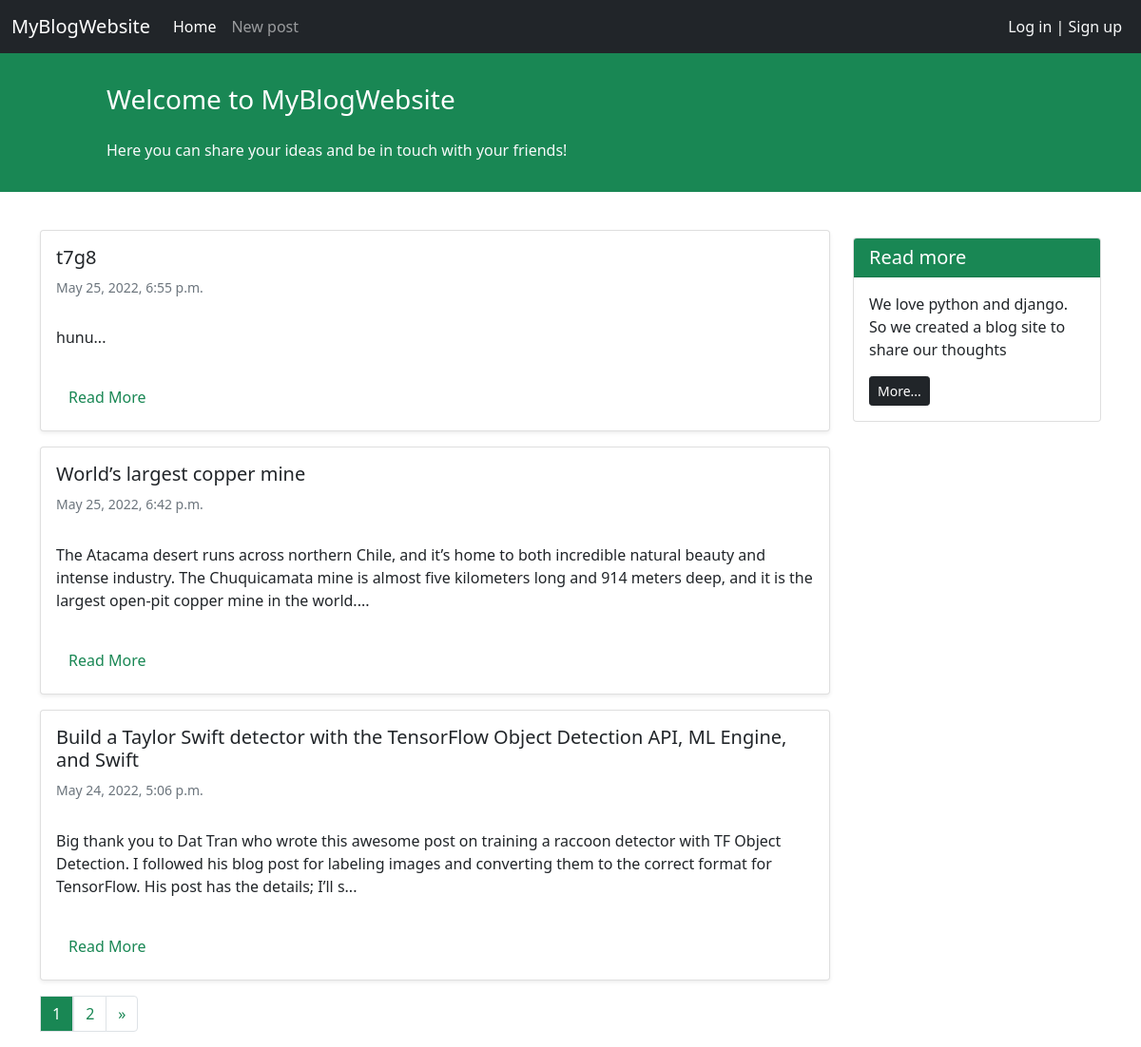
/, run on an earlier commit of the app's database.
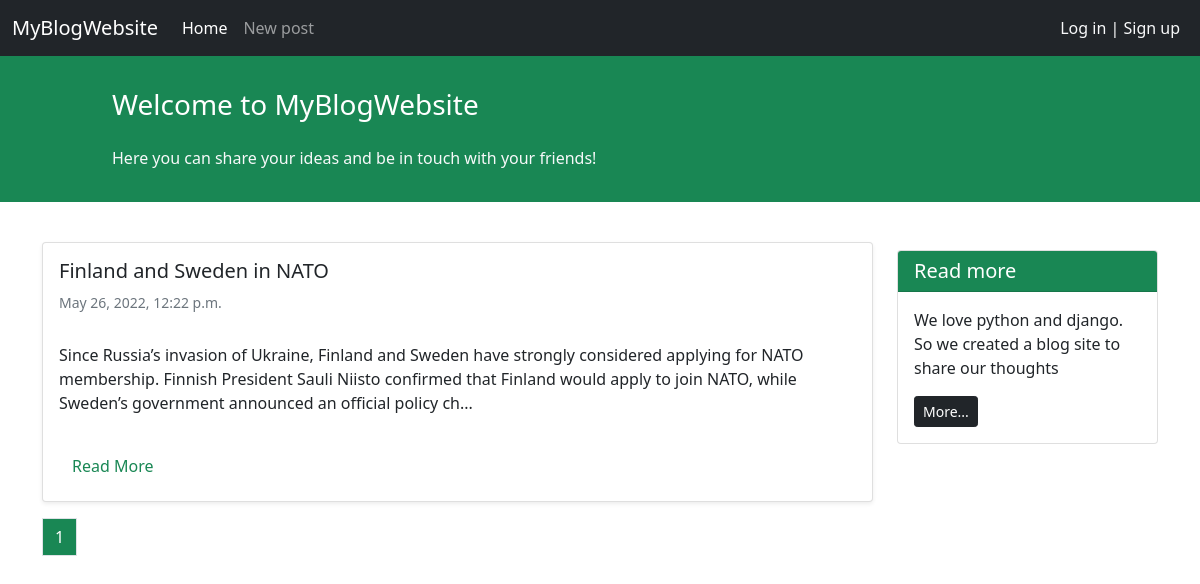
And on a later commit of the database.
### blog/models.py (models this page shows, shortened)
class Post(models.Model):
    STATUS_CHOICES = (
        ('published', 'Published'),
        ('draft', 'Draft'),
    )
    title = models.CharField(max_length=200)
    text = models.TextField()
    author = models.ForeignKey(get_user_model(), on_delete=models.CASCADE)
    datetime_created = models.DateTimeField(auto_now_add=True)
    datetime_modified = models.DateTimeField(auto_now=True)
    status = models.CharField(choices=STATUS_CHOICES, max_length=10)
    slug = models.SlugField(max_length=250, blank=False, editable=False)
    cover = models.ImageField(upload_to='post_cover/', blank=True)
    def get_absolute_url(self):
        kwargs = {
            'slug' : self.slug,
            'pk' : self.id,
        }
        return reverse('post_detail', kwargs=kwargs)

### blog/views.py (the view)
# urls.py: path('', views.PostListView.as_view(), name='post_list'),
class PostListView(generic.ListView):
    model = Post
    template_name = 'blog/posts_list.html'
    context_object_name = 'posts'
    paginate_by = 3
    def get_queryset(self):
        return Post.objects.filter(status='published').order_by('-datetime_modified')

### blog/templates/blog/posts_list.html (shortened to what this page needs)
{% extends '_base.html' %}
{% block content %}
<div class="container mt-4">
    <div class="row">
        <div class="col-9">
            {% for post in posts %}
            <div class="card shadow-sm my-3">
                <div class="card-body">
                    <h5 class="card-title">{{post.title}}</h5>
                    <h6 class="card-subtitle mb-2 text-muted small py-2">{{post.datetime_modified}}</h6>
                    <p class="card-text py-3">
                        {{post.text|slice:"250"}}...
                    </p>
                    <a href="{{ post.get_absolute_url }}" class="btn btn-m text-success">Read More</a>
                </div>
            </div>
            {% endfor %}
        </div>
        <div class="col-3">
                <div class="card  my-4">
                    <h5 class="card-header text-white bg-success">Read more</h5>
                    <div class="card-body">
                        <p class="card-text">We love python and django. So we created a blog site to share our
                            thoughts</p>
                        <a href="#"
                           class="btn btn-sm btn-dark">
                            More...
                        </a>
                    </div>
                </div>
        </div>
        <nav aria-label="Page navigation example">
            <ul class="pagination">
                {% for i in page_obj.paginator.page_range %}
                    {% if page_obj.number == i %}
                        <a href="?page={{ i }}" class="text-decoration-none">
                            <li class="page-item page-link bg-success text-white">{{ i }}</li>
                        </a>
                    {% else %}
                        <a href="?page={{ i }}" class="text-decoration-none">
                            <li class="page-item page-link text-success">{{ i }}</li>
                        </a>
                    {% endif %}
                {% endfor %}
                {% if page_obj.has_next %}
                    <li class="page-item">
                        <a class="page-link text-success" href="?page={{ page_obj.next_page_number }}" aria-label="Next">
                            <span aria-hidden="true">&raquo;</span>
                        </a>
                    </li>
                {% endif %}
            </ul>
        </nav>
    </div>
</div>
{% endblock content %}

### templates/_base.html (shortened to what this page needs)
<!doctype html>
<html lang="en">
<head>
    <link href="https://cdn.jsdelivr.net/npm/bootstrap@5.1.3/dist/css/bootstrap.min.css" rel="stylesheet"
>
</head>
<body>
<nav class="navbar navbar-expand-lg navbar-dark bg-dark">
    <div class="container-fluid">
        <a class="navbar-brand" >MyBlogWebsite</a>
        <div class="collapse navbar-collapse" id="navbarNavAltMarkup">
            <div class="navbar-nav">
                <a class="nav-link active" aria-current="page" href="{% url 'post_list' %}">Home</a>
                <a class="nav-link" href="{% url 'post_create' %}">New post</a>
            </div>
        </div>
        <div class="mx-2 text-white">
            {% if user.is_authenticated %}
               <p>Welcome {{user.username}}!</p>
                <p><a class="text-light text-decoration-none" href="{% url 'logout' %}">Log out</a></p>
            {% else %}
                <a class="text-light text-decoration-none" href="{% url 'login' %}">Log in</a> | <a class="text-light text-decoration-none" href="{% url 'signup' %}">Sign up</a>
            {% endif %}
        </div>
    </div>
</nav>
<div class="container-fluid bg-success">
    <div class="row py-3">
        <div class="col-md-8 col-md-10 mx-auto">
            <h3 class="my-4 mt-3 text-white">Welcome to MyBlogWebsite</h3>
            <p class="text-light"> Here you can share your ideas and be in touch with your friends!</p>
        </div>
    </div>
</div>
        {% block content %}
        {% endblock content %}
</body>
</html>

What changed in the data, as far as the page shows it:
removed Post: title "t7g8", datetime_modified "May 25, 2022, 6:55 p.m.", text "hunu"
removed Post: title "World’s largest copper mine", datetime_modified "May 25, 2022, 6:42 p.m.", text "The Atacama desert runs across northern Chile, and it’s home to both incredible natural beauty and intense industry. The Chuquicamata mine is almost five kilometers long and 914 meters deep, and it is the largest open-pit copper mine in the world."
removed Post: title "Build a Taylor Swift detector with the TensorFlow Object Detection API, ML Engine, and Swift", datetime_modified "May 24, 2022, 5:06 p.m.", text "Big thank you to Dat Tran who wrote this awesome post on training a raccoon detector with TF Object Detection. I followed his blog post for labeling images and converting them to the correct format for TensorFlow. His post has the details; I’ll s"
added Post: title "Finland and Sweden in NATO", datetime_modified "May 26, 2022, 12:22 p.m.", text "Since Russia’s invasion of Ukraine, Finland and Sweden have strongly considered applying for NATO membership. Finnish President Sauli Niisto confirmed that Finland would apply to join NATO, while Sweden’s government announced an official policy ch"
Also different on the page:
list line gone: "2"
